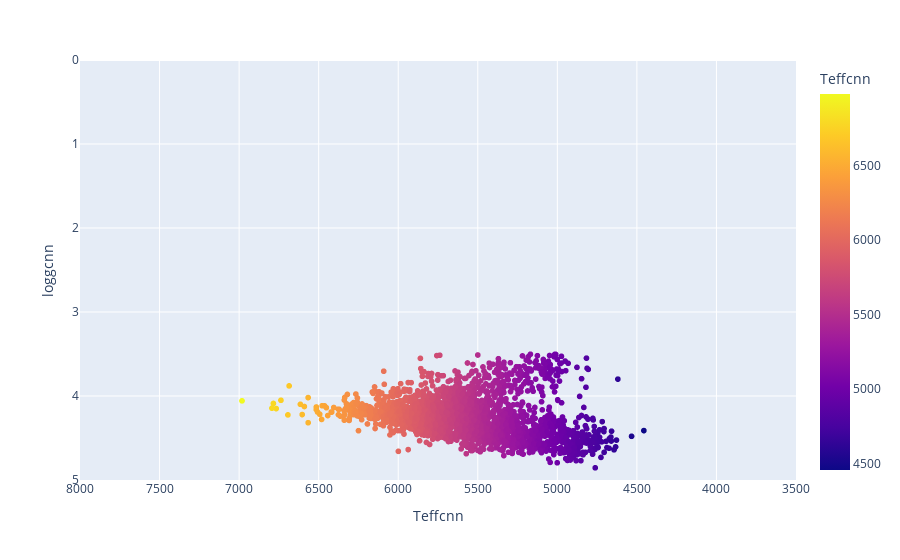

The cell this chart's notebook holds for it:
### Code cell
fig = px.scatter(Anas, x="Teffcnn", y="loggcnn", color='Teffcnn')
fig.update_xaxes(range=[8000, 3500])
fig.update_yaxes(range=[5, 0])
fig.show()

### Figure 1 — Plotly figure (JSON) as saved in the notebook; plotly's stock layout.template omitted (floating-point values rounded to 4 significant figures; data arrays with more than 128 entries replaced by an {"elided": "..."} marker saying what was removed)
{"data": [{"hovertemplate": "Teffcnn=%{marker.color}<br>loggcnn=%{y}<extra></extra>", "legendgroup": "", "marker": {"color": {"elided": "2306 float values"}, "coloraxis": "coloraxis", "symbol": "circle"}, "mode": "markers", "name": "", "showlegend": false, "type": "scattergl", "x": {"elided": "2306 float values"}, "xaxis": "x", "y": {"elided": "2306 float values"}, "yaxis": "y"}], "layout": {"coloraxis": {"colorbar": {"title": {"text": "Teffcnn"}}, "colorscale": [[0, "#0d0887"], [0.1111, "#46039f"], [0.2222, "#7201a8"], [0.3333, "#9c179e"], [0.4444, "#bd3786"], [0.5556, "#d8576b"], [0.6667, "#ed7953"], [0.7778, "#fb9f3a"], [0.8889, "#fdca26"], [1, "#f0f921"]]}, "legend": {"tracegroupgap": 0}, "margin": {"t": 60}, "xaxis": {"anchor": "y", "domain": [0, 1], "range": [8000, 3500], "title": {"text": "Teffcnn"}}, "yaxis": {"anchor": "x", "domain": [0, 1], "range": [5, 0], "title": {"text": "loggcnn"}}}}
